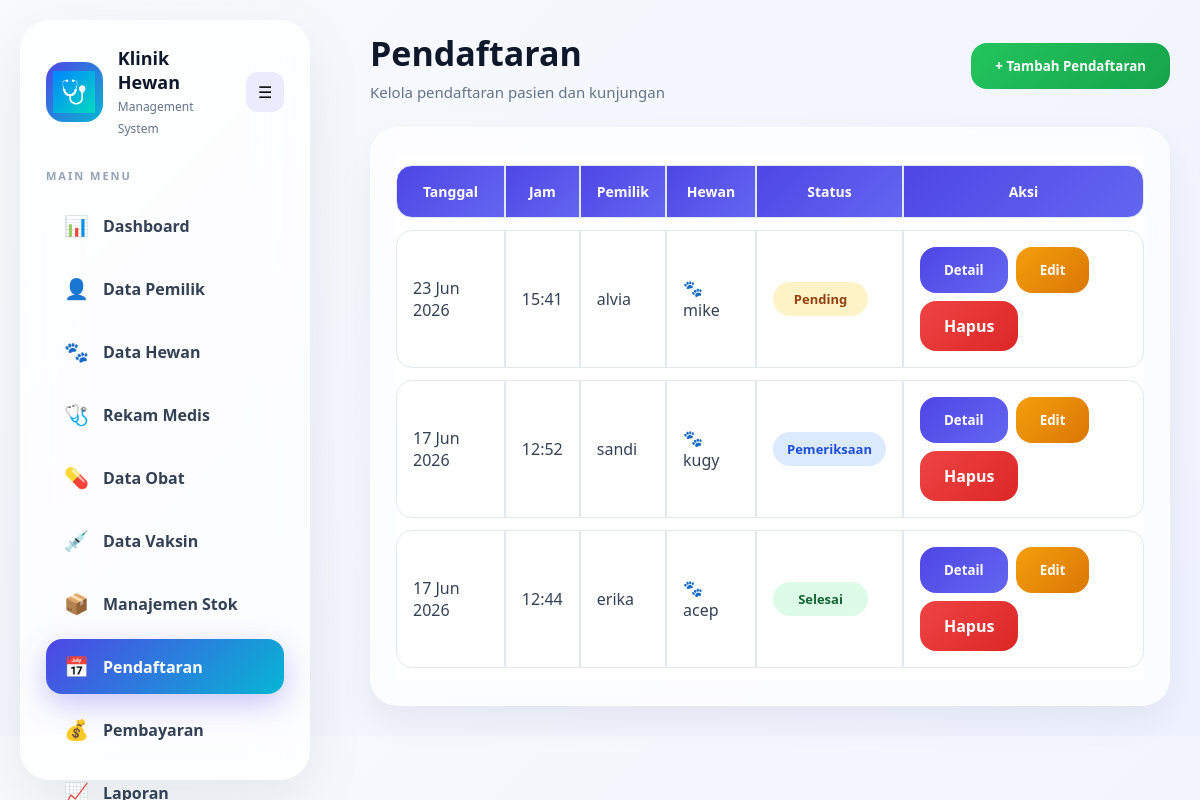
The app's page /appointment/appointment.php (signed in), older data.
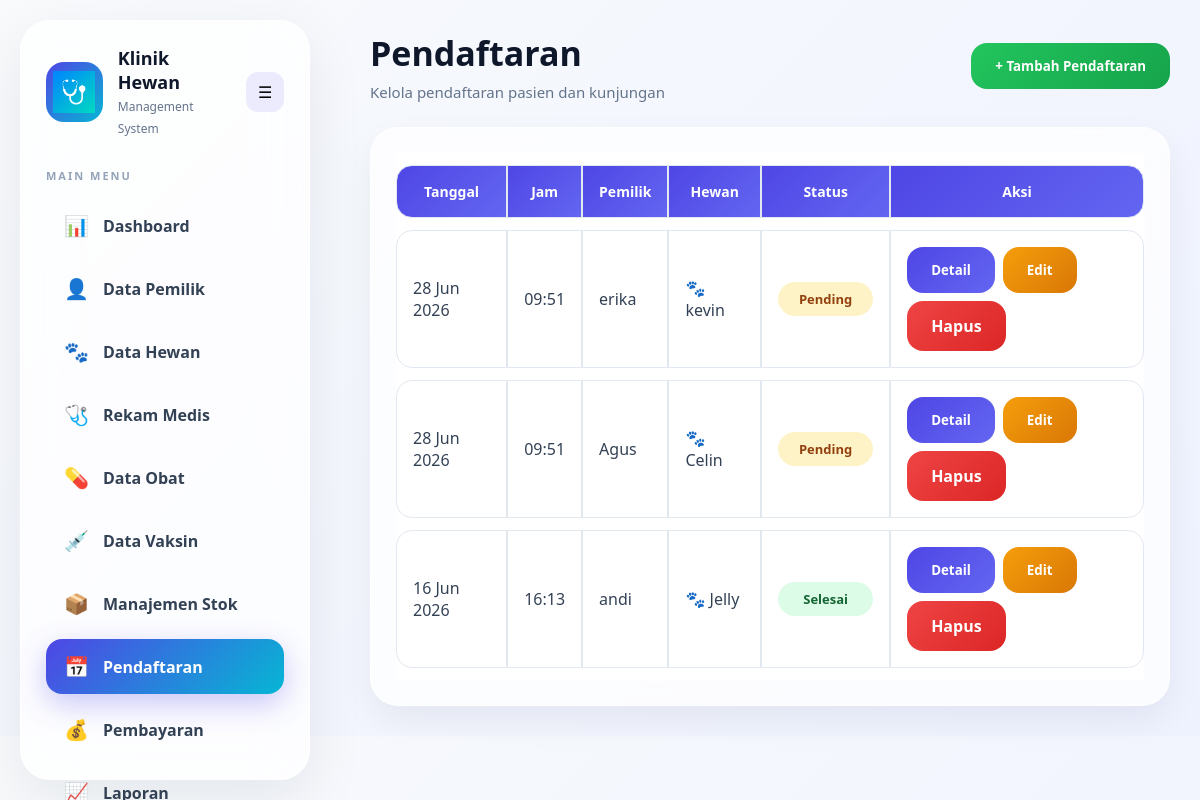
The same page, newer data.
### tables this page shows
CREATE TABLE `appointment` (
  `id_appointment` int NOT NULL,
  `id_pemilik` int DEFAULT NULL,
  `tanggal` date DEFAULT NULL,
  `jam` time DEFAULT NULL,
  `keluhan` text,
  `status` enum('Pending','Datang','Selesai','Batal','Pemeriksaan') DEFAULT 'Pending',
  `created_at` timestamp NULL DEFAULT CURRENT_TIMESTAMP
);

CREATE TABLE `pemilik` (
  `id_pemilik` int NOT NULL,
  `nama` varchar(100) DEFAULT NULL,
  `no_hp` varchar(20) DEFAULT NULL,
  `email` varchar(100) DEFAULT NULL,
  `alamat` text,
  `tanggal_registrasi` date DEFAULT NULL,
  `created_at` timestamp NULL DEFAULT CURRENT_TIMESTAMP
);

### appointment/appointment.php (the view, shortened to what this page needs)
<?php
include "../config/database.php";
$query = mysqli_query(
$conn,
"
SELECT
a.*,
p.nama AS pemilik,
GROUP_CONCAT(
h.nama_hewan
ORDER BY h.nama_hewan
SEPARATOR ', '
) AS daftar_hewan
FROM appointment a
JOIN pemilik p
ON a.id_pemilik=p.id_pemilik
LEFT JOIN appointment_hewan ah
ON a.id_appointment=ah.id_appointment
LEFT JOIN hewan h
ON ah.id_hewan=h.id_hewan
GROUP BY a.id_appointment
ORDER BY
a.tanggal DESC,
a.jam DESC
"
);
?>
<!DOCTYPE html>
<html>
<head>
<link rel="stylesheet"
href="../assets/css/global.css">
<link rel="stylesheet"
href="../assets/css/sidebar.css">
<link rel="stylesheet"
href="../assets/css/header.css">
<link rel="stylesheet"
href="../assets/css/appointment.css">
</head>
<body>
<?php include "../includes/sidebar.php"; ?>
<div class="main-content">
<div class="page-header">
    <div>
        <h1>Pendaftaran</h1>
        <p>
            Kelola pendaftaran pasien dan kunjungan
        </p>
    </div>
    <button
    id="openAddModal"
    class="btn btn-success">
        + Tambah Pendaftaran
    </button>
</div>
<div class="content-card">
    <table class="table">
        <thead>
            <tr>
                <th>Tanggal</th>
                <th>Jam</th>
                <th>Pemilik</th>
                <th>Hewan</th>
                <th>Status</th>
                <th>Aksi</th>
            </tr>
        </thead>
        <tbody>
        <?php while($row=mysqli_fetch_assoc($query)){ ?>
            <tr>
                <td>
                    <?= date('d M Y', strtotime($row['tanggal'])); ?>
                </td>
                <td>
                    <?= substr($row['jam'],0,5); ?>
                </td>
                <td>
                    <?= $row['pemilik']; ?>
                </td>
                <td>
                    🐾 <?= $row['daftar_hewan']; ?>
                </td>
                <td>
                    <?php
                    switch($row['status'])
                    {
                        case 'Pending':
                            echo '<span class="badge-warning">Pending</span>';
                        break;
                        case 'Pemeriksaan':
                            echo '<span class="badge-primary">Pemeriksaan</span>';
                        break;
                        case 'Selesai':
                            echo '<span class="badge-success">Selesai</span>';
                        break;
                    }
                    ?>
                </td>
                <td>
                    <button
                    class="btn btn-primary btn-detail"
                    data-id="<?= $row['id_appointment']; ?>">
                        Detail
                    </button>
                    <button
                    class="btn btn-warning btn-edit"
                    data-id="<?= $row['id_appointment']; ?>">
                        Edit
                    </button>
                    <a
                    href="delete_appointment.php?id=<?= $row['id_appointment']; ?>"
                    onclick="return confirm('Yakin hapus pendaftaran?')"
                    class="btn btn-danger">
                        Hapus
                    </a>
                </td>
            </tr>
        <?php } ?>
        </tbody>
    </table>
</div>
</body>
</html>

### klinik-hewan/includes/sidebar.php (shortened to what this page needs)
<!DOCTYPE>
<div class="sidebar">
    <div class="sidebar-top">
        <div class="logo-wrapper">
            <img src="../assets/img/logo.png" alt="Logo">
        </div>
        <div class="brand">
            <h2>Klinik Hewan</h2>
            <span>Management System</span>
        </div>
        <div class="sidebar-toggle">
            ☰
        </div>
    </div>
    <div class="menu-title">
        MAIN MENU
    </div>
    <ul>
        <li>
            <a href="../dashboard/dashboard.php">
                <span>📊</span>
                Dashboard
            </a>
        </li>
        <li>
            <a href="../pemilik/pemilik.php">
                <span>👤</span>
                Data Pemilik
            </a>
        </li>
        <li>
            <a href="../hewan/hewan.php">
                <span>🐾</span>
                Data Hewan
            </a>
        </li>
        <li>
            <a href="../kunjungan/kunjungan.php">
                <span>🩺</span>
                Rekam Medis
            </a>
        </li>
        <li>
            <a href="../obat/obat.php">
                <span>💊</span>
                Data Obat
            </a>
        </li>
        <li>
            <a href="../vaksin/vaksin.php">
                <span>💉</span>
                Data Vaksin
            </a>
        </li>
        <li>
            <a href="../stok/stok.php">
                <span>📦</span>
                Manajemen Stok
            </a>
        </li>
        <li>
            <a href="../appointment/appointment.php">
                <span>📅</span>
                Pendaftaran
            </a>
        </li>
        <li>
            <a href="../pembayaran/pembayaran.php">
                <span>💰</span>
                Pembayaran
            </a>
        </li>
        <li>
            <a href="../laporan/laporan.php">
                <span>📈</span>
            </a>
        </li>
    </ul>
</div>

### klinik-hewan/assets/css/global.css (style rules this page uses)
* { margin:0; padding:0; box-sizing:border-box; font-family:'Segoe UI',sans-serif; }
body { background:#f5f7fb; }
a { text-decoration:none; }
.main-content { margin-left:260px; padding:25px; }
.btn { padding:10px 16px; border:none; border-radius:8px; cursor:pointer; display:inline-block; }
.btn-primary { background:#2563eb; color:white; }
.btn-success { background:#16a34a; color:white; }
.btn-warning { background:#f59e0b; color:white; }
.btn-danger { background:#dc2626; color:white; }
.table { width:100%; border-collapse:collapse; background:white; }
.table th, .table td { padding:12px; border:1px solid #e2e8f0; }
.table th { background:#eff6ff; }

### klinik-hewan/assets/css/sidebar.css (style rules this page uses)
.sidebar { position:fixed; left:20px; top:20px; bottom:20px; width:290px; background: rgba(255,255,255,.75); backdrop-filter: blur(25px); border: 1px solid rgba(255,255,255,.8); border-radius:30px; padding:25px; display:flex; flex-direction:column; box-shadow: 0 20px 60px rgba(15,23,42,.08); z-index:100; }
.sidebar-top { display:flex; align-items:center; gap:15px; margin-bottom:30px; }
.sidebar-toggle { margin-left:auto; cursor:pointer; width:40px; height:40px; display:flex; align-items:center; justify-content:center; border-radius:12px; background: rgba(79,70,229,.1); transition:.3s; }
.sidebar a { overflow:hidden; position:relative; }
.logo-wrapper { width:60px; height:60px; border-radius:18px; background: linear-gradient( 135deg, #4F46E5, #06B6D4 ); display:flex; justify-content:center; align-items:center; }
.logo-wrapper img { width:42px; height:42px; object-fit:contain; }
.brand h2 { font-size:18px; font-weight:800; color:#0f172a; }
.brand span { font-size:12px; color:#64748b; }
.menu-title { font-size:11px; font-weight:700; letter-spacing:2px; color:#94a3b8; margin-bottom:15px; }
.sidebar ul { list-style:none; flex:1; }
.sidebar ul li { margin-bottom:8px; }
.sidebar ul li a { text-decoration:none; display:flex; align-items:center; gap:14px; padding:14px 18px; border-radius:16px; color:#334155; font-weight:600; transition:.3s; }
.sidebar ul li a span { font-size:20px; }
.sidebar ul li a.active { background: linear-gradient( 135deg, #4F46E5, #06B6D4 ); color:white; box-shadow: 0 10px 30px rgba(79,70,229,.3); }
.main-content { margin-left:340px; padding:30px; }

Row changes from the older to the newer data that the page shows:
removed appointment: tanggal "17 Jun 2026", jam "12:52", id_pemilik.nama "sandi", daftar_hewan "kugy", status "Pemeriksaan"
changed appointment: tanggal "23 Jun 2026" → "28 Jun 2026"; jam "15:41" → "09:51"; id_pemilik.nama "alvia" → "erika"; daftar_hewan "mike" → "kevin"
added appointment: tanggal "28 Jun 2026", jam "09:51", id_pemilik.nama "Agus", daftar_hewan "Celin", status "Pending"
changed appointment: tanggal "17 Jun 2026" → "16 Jun 2026"; jam "12:44" → "16:13"; id_pemilik.nama "erika" → "andi"; daftar_hewan "acep" → "Jelly"
